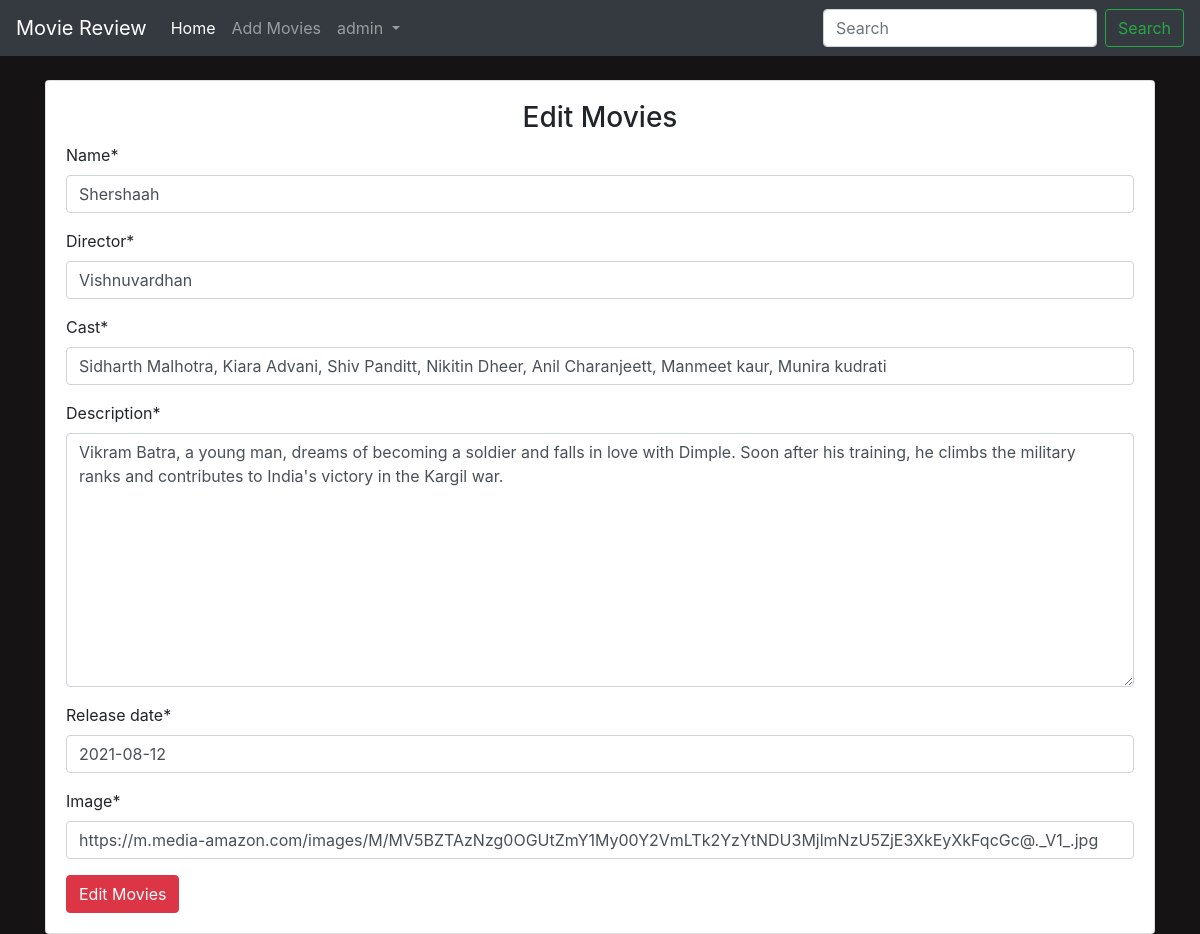
Screenshot of /edit_movies/7/ (signed in) with the database file from the repository.
### reviews/models.py (models this page shows, shortened)
class Movie(models.Model):
    name = models.CharField(max_length=300)
    director = models.CharField(max_length=300)
    cast = models.CharField(max_length=800)
    release_year = models.IntegerField(null=True, blank=True)
    description = models.TextField(max_length=5000)
    release_date = models.DateField()
    average_rating = models.FloatField(default=0)
    image = models.URLField(default=None, null=True)

### reviews/views.py (the view)
# urls.py: path('edit_movies/<int:id>/', views.edit_movies, name="edit_movies"),
def edit_movies(request, id):
    if request.user.is_authenticated:
        if request.user.is_superuser:
            movie = Movie.objects.get(id=id)
            if request.method == "POST":
                form = MovieForm(request.POST or None, instance=movie)
                if form.is_valid():
                    data = form.save(commit=False)
                    data.save()
                    return redirect("reviews:detail", id)
            else:
                form = MovieForm(instance=movie)
            return render(request, 'addmovies.html', {"form":form, "controller":"Edit Movies"})
        else:
            return redirect("reviews:home")
    return redirect("accounts:login_user")

### reviews/forms.py
class MovieForm(forms.ModelForm):
    class Meta:
        model = Movie
        fields = ('name', 'director', 'cast', 'description', 'release_date', 'image')

### templates/addmovies.html (shortened to what this page needs)
{% extends 'base.html' %}
{% load crispy_forms_tags %}
{% block content %}
<div class="container">
    <br>
    <div class="card">
        <div class="card-body">
            <h3 class="text-center">{{ controller }}</h3>
            <form action="" method="POST">
                {{ form | crispy }}
                <input type="submit" value="{{ controller }}" class="btn btn-danger">
            </form>
        </div>
    </div>
</div>
{% endblock %}

### templates/base.html (shortened to what this page needs)
<!doctype html>
<html lang="en">
  <head>
    <link rel="stylesheet" href="https://cdn.jsdelivr.net/npm/bootstrap@4.0.0/dist/css/bootstrap.min.css">
    {% load static %}
    <link rel="stylesheet" href="{% static 'css/reviews.css' %}">
  </head>
  <body>
    <nav class="navbar navbar-expand-lg navbar-dark bg-dark text-white">
        <a class="navbar-brand" href="{% url 'reviews:home' %}">Movie Review</a>
        <div class="collapse navbar-collapse" id="navbarSupportedContent">
          <ul class="navbar-nav mr-auto">
            <li class="nav-item active">
              <a class="nav-link" href="{% url 'reviews:home' %}">Home <span class="sr-only">(current)</span></a>
            </li>
            <li class="nav-item">
              <a class="nav-link" href="{% url 'reviews:add_movie' %}">Add Movies</a>
            </li>
            {% if user.is_authenticated %}
            <li class="nav-item dropdown">
              <a class="nav-link dropdown-toggle" href="#" id="navbarDropdown" role="button" data-toggle="dropdown" aria-haspopup="true" aria-expanded="false">
                {{ user.username }}
              </a>
            </li>
            {% endif %}
          </ul>
          <form class="form-inline my-2 my-lg-0" method="GET" action="{% url 'reviews:home' %}">
            <input class="form-control mr-sm-2" type="search" placeholder="Search" aria-label="Search" name="title">
            <button class="btn btn-outline-success my-2 my-sm-0" type="submit">Search</button>
          </form>
        </div>
      </nav>
    {% block content %}
    {% endblock %}
  </body>
</html>

### reviews/static/css/reviews.css (style rules this page uses)
body { background-color: #151313; }

### rows the page displays
Movie: name "Shershaah", director "Vishnuvardhan", cast "Sidharth Malhotra, Kiara Advani, Shiv Panditt, Nikitin Dheer, Anil Charanjeett, Manmeet kaur, Munira kudrati", description "Vikram Batra, a young man, dreams of becoming a soldier and falls in love with Dimple. Soon after his training, he climbs the military ranks and contributes to India's victory in the Kargil war.", release_date "2021-08-12", image "https://m.media-amazon.com/images/M/MV5BZTAzNzg0OGUtZmY1My00Y2VmLTk2YzYtNDU3MjlmNzU5ZjE3XkEyXkFqcGc@._V1_.jpg"

### other values shown
{{ user.username }} "admin"
{{ controller }} "Edit Movies"
